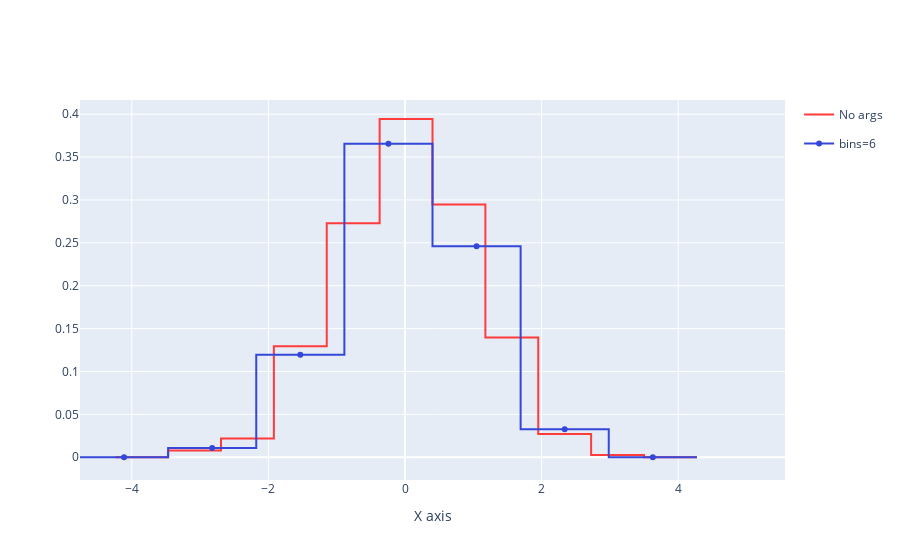

Notebook code cell kept with this figure:
### Code cell
plotly.io.read_json('histogram.json')
